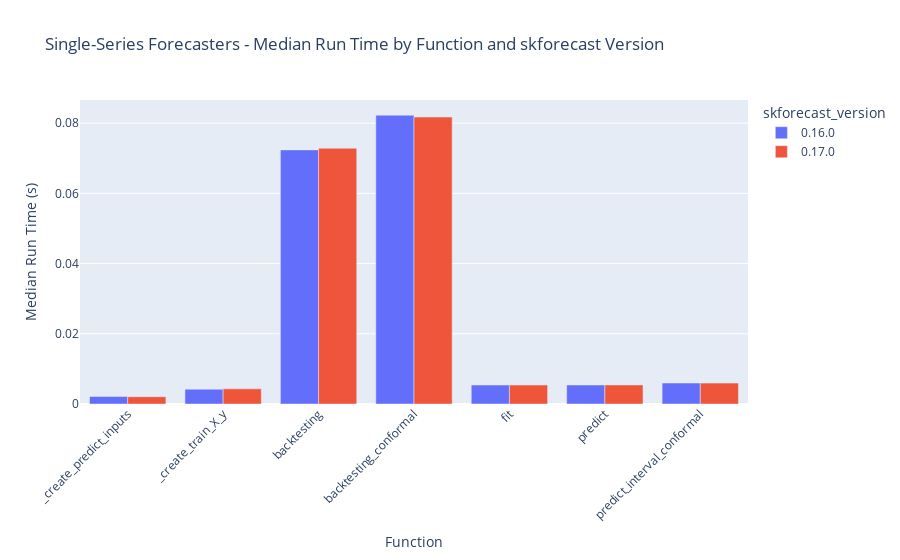

Notebook cell for this chart:
### Markdown cell above
# Summary of historical results

### Code cell
selected_date = None
# 'Linux-6.11.0-24-generic-x86_64-with-glibc2.39'
# 'Windows-10-10.0.19045-SP0'
selected_platform = None

results_benchmark_all = joblib.load("./benchmark.joblib")
results_benchmark_all = results_benchmark_all.query("regressor_name == 'DummyRegressor'")
results_benchmark_all['function_name'] = results_benchmark_all['function_name'].str.split('_', n=1).str[1]
if selected_date:
    results_benchmark_all = results_benchmark_all.query("datetime.dt.date == @selected_date")
if selected_platform:
    results_benchmark_all = results_benchmark_all.query("platform == @selected_platform")
results_benchmark_all = results_benchmark_all.groupby(['forecaster_name', 'skforecast_version', 'function_name'])['run_time_avg'].agg('median').reset_index()
results_benchmark_all = results_benchmark_all.sort_values(by=['function_name'])

fig = px.bar(
    results_benchmark_all.query("forecaster_name in ['ForecasterRecursiveMultiSeries', 'ForecasterAutoregMultiSeries']"),
    x='function_name',
    y='run_time_avg',
    color='skforecast_version',
    barmode='group',
    title='MultiSeries Forecasters - Median Run Time by Function and skforecast Version',
    labels={'run_time_avg': 'Median Run Time (s)', 'function_name': 'Function'},
    category_orders={'skforecast_version': sorted(results_benchmark_all['skforecast_version'].unique())}
)
fig.update_layout(xaxis_tickangle=-45, height=600)
fig.show()

fig = px.bar(
    results_benchmark_all.query("forecaster_name in ['ForecasterRecursive', 'ForecasterAutoreg']"),
    x='function_name',
    y='run_time_avg',
    color='skforecast_version',
    barmode='group',
    title='Single-Series Forecasters - Median Run Time by Function and skforecast Version',
    labels={'run_time_avg': 'Median Run Time (s)', 'function_name': 'Function'},
    category_orders={'skforecast_version': sorted(results_benchmark_all['skforecast_version'].unique())}
)
fig.update_layout(xaxis_tickangle=-45)
fig.show()

### Figure 1 — Plotly figure (JSON) as saved in the notebook; plotly's stock layout.template omitted (floating-point values rounded to 4 significant figures)
{"data": [{"alignmentgroup": "True", "hovertemplate": "skforecast_version=0.16.0<br>Function=%{x}<br>Median Run Time (s)=%{y}<extra></extra>", "legendgroup": "0.16.0", "marker": {"color": "#636efa", "pattern": {"shape": ""}}, "name": "0.16.0", "offsetgroup": "0.16.0", "orientation": "v", "showlegend": true, "textposition": "auto", "type": "bar", "x": ["_create_predict_inputs", "_create_train_X_y", "backtesting", "backtesting_conformal", "fit", "predict", "predict_interval_conformal"], "xaxis": "x", "y": [0.002125, 0.004216, 0.07238, 0.08226, 0.005392, 0.00541, 0.005976], "yaxis": "y"}, {"alignmentgroup": "True", "hovertemplate": "skforecast_version=0.17.0<br>Function=%{x}<br>Median Run Time (s)=%{y}<extra></extra>", "legendgroup": "0.17.0", "marker": {"color": "#EF553B", "pattern": {"shape": ""}}, "name": "0.17.0", "offsetgroup": "0.17.0", "orientation": "v", "showlegend": true, "textposition": "auto", "type": "bar", "x": ["_create_predict_inputs", "_create_train_X_y", "backtesting", "backtesting_conformal", "fit", "predict", "predict_interval_conformal"], "xaxis": "x", "y": [0.002069, 0.004311, 0.07285, 0.08173, 0.005401, 0.005432, 0.005949], "yaxis": "y"}], "layout": {"barmode": "group", "legend": {"title": {"text": "skforecast_version"}, "tracegroupgap": 0}, "title": {"text": "Single-Series Forecasters - Median Run Time by Function and skforecast Version"}, "xaxis": {"anchor": "y", "domain": [0, 1], "tickangle": -45, "title": {"text": "Function"}}, "yaxis": {"anchor": "x", "domain": [0, 1], "title": {"text": "Median Run Time (s)"}}}}
